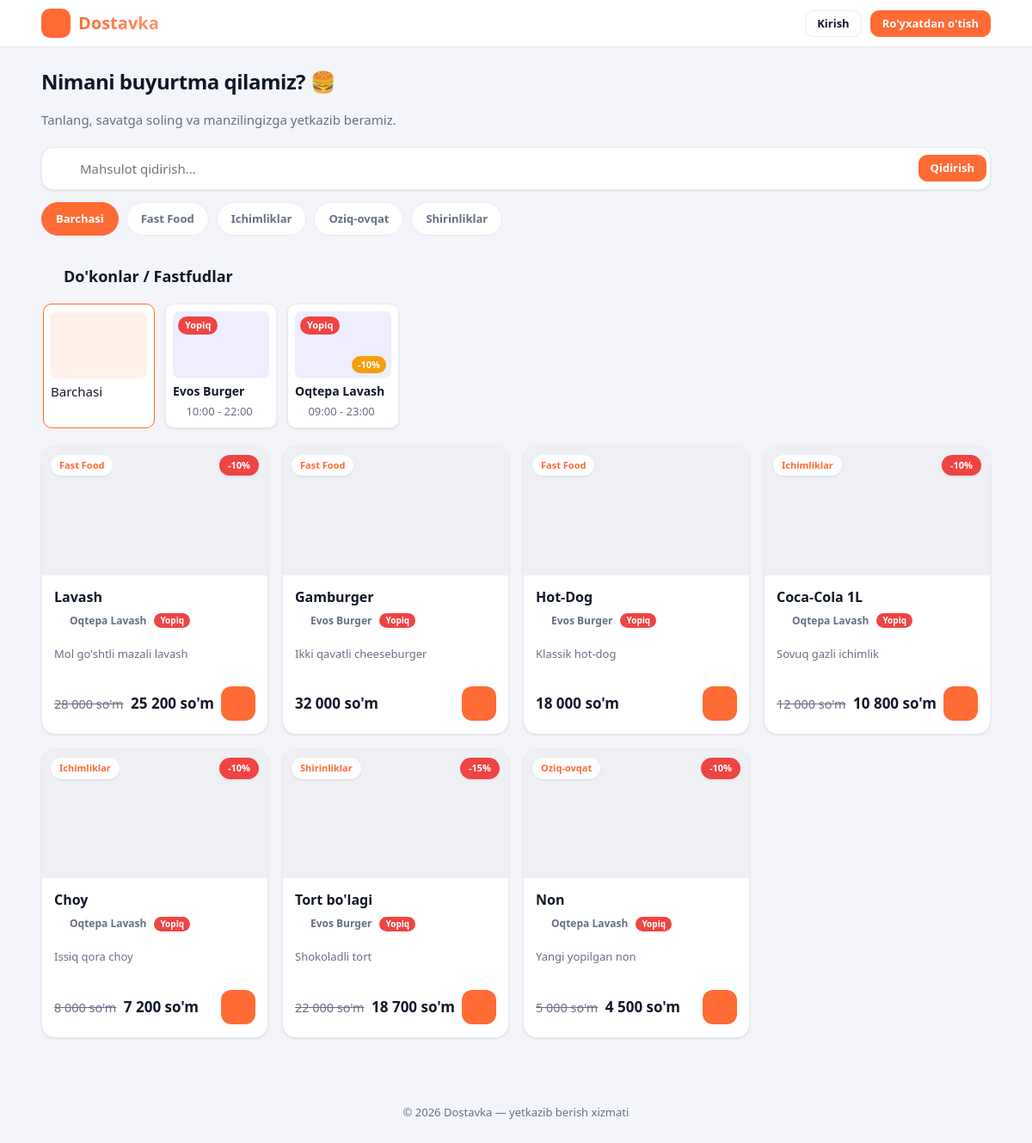
The page / on the database its author committed.
### tables this page shows
CREATE TABLE categories (
    id     INT AUTO_INCREMENT PRIMARY KEY,
    name   VARCHAR(100) NOT NULL,
    icon   VARCHAR(30)  NULL
);

CREATE TABLE stores (
    id               INT AUTO_INCREMENT PRIMARY KEY,
    owner_id         INT           NULL,
    name             VARCHAR(150)  NOT NULL,
    description      TEXT          NULL,
    image            VARCHAR(255)  NULL,
    logo             VARCHAR(255)  NULL,
    cover            VARCHAR(255)  NULL,
    theme_color      VARCHAR(9)    NOT NULL DEFAULT '#ff6b35',
    address          VARCHAR(255)  NULL,
    phone            VARCHAR(20)   NULL,
    lat              DECIMAL(10,7) NULL,
    lng              DECIMAL(10,7) NULL,
    open_time        TIME          NULL DEFAULT '09:00:00',
    close_time       TIME          NULL DEFAULT '22:00:00',
    work_days        VARCHAR(20)   NOT NULL DEFAULT '1,2,3,4,5,6,7',
    discount_percent DECIMAL(5,2)  NOT NULL DEFAULT 0,
    is_active        TINYINT(1)    NOT NULL DEFAULT 1,
    created_at       TIMESTAMP     NOT NULL DEFAULT CURRENT_TIMESTAMP,
    FOREIGN KEY (owner_id) REFERENCES users(id) ON DELETE SET NULL
);

CREATE TABLE products (
    id               INT AUTO_INCREMENT PRIMARY KEY,
    category_id      INT NULL,
    store_id         INT NULL,
    section_id       INT NULL,
    name             VARCHAR(150)   NOT NULL,
    description      TEXT           NULL,
    price            DECIMAL(12,2)  NOT NULL DEFAULT 0,
    discount_percent DECIMAL(5,2)   NOT NULL DEFAULT 0,
    image            VARCHAR(255)   NULL,
    is_available     TINYINT(1)     NOT NULL DEFAULT 1,
    created_at       TIMESTAMP      NOT NULL DEFAULT CURRENT_TIMESTAMP,
    FOREIGN KEY (category_id) REFERENCES categories(id)      ON DELETE SET NULL,
    FOREIGN KEY (store_id)    REFERENCES stores(id)          ON DELETE SET NULL,
    FOREIGN KEY (section_id)  REFERENCES store_sections(id)  ON DELETE SET NULL
);

### config/db.php (called while the page is built, shortened)
<?php
function db(): PDO
{
    static $pdo = null;
    if ($pdo instanceof PDO) {
        return $pdo;
    }
    $dsn = sprintf(
        'mysql:host=%s;port=%s;dbname=%s;charset=utf8mb4',
        DB_HOST, DB_PORT, DB_NAME
    );
    try {
        $pdo = new PDO($dsn, DB_USER, DB_PASS, [
            PDO::ATTR_ERRMODE            => PDO::ERRMODE_EXCEPTION,
            PDO::ATTR_DEFAULT_FETCH_MODE => PDO::FETCH_ASSOC,
            PDO::ATTR_EMULATE_PREPARES   => false,
        ]);
    } catch (PDOException $e) {
        error_log('DB connection error: ' . $e->getMessage());
        http_response_code(500);
        if (PHP_SAPI !== 'cli'
            && str_contains($_SERVER['HTTP_ACCEPT'] ?? '', 'application/json')) {
            header('Content-Type: application/json; charset=utf-8');
            echo json_encode(['ok' => false, 'error' => 'server_error']);
        } else {
            die('Server xatosi. Iltimos keyinroq urinib ko\'ring.');
        }
        exit;
    }
    return $pdo;
}

### index.php (the view, shortened to what this page needs)
<?php
require_once __DIR__ . '/includes/functions.php';
$catId = isset($_GET['cat']) ? (int)$_GET['cat'] : 0;
$storeId = isset($_GET['store']) ? (int)$_GET['store'] : 0;
$q     = trim($_GET['q'] ?? '');
$categories = db()->query('SELECT * FROM categories ORDER BY name')->fetchAll();
$stores = db()->query('SELECT * FROM stores WHERE is_active = 1 ORDER BY name')->fetchAll();
$sql    = 'SELECT p.*, c.name AS category, s.name AS store_name, s.discount_percent AS store_discount,
                  s.open_time, s.close_time, s.work_days, s.is_active AS store_active
           FROM products p
           LEFT JOIN categories c ON c.id = p.category_id
           LEFT JOIN stores s ON s.id = p.store_id
           WHERE p.is_available = 1';
$params = [];
$sql .= ' ORDER BY p.created_at DESC';
$stmt = db()->prepare($sql);
$stmt->execute($params);
$products = $stmt->fetchAll();
require __DIR__ . '/includes/header.php';
?>
<h1 class="page-title">Nimani buyurtma qilamiz? 🍔</h1>
<p class="page-sub">Tanlang, savatga soling va manzilingizga yetkazib beramiz.</p>
<form class="searchbar" method="get">
    <?= icon('search', 20) ?>
    <input type="text" name="q" value="<?= e($q) ?>" placeholder="Mahsulot qidirish...">
    <button class="btn primary sm" type="submit">Qidirish</button>
</form>
<div class="cat-scroll">
    <a class="cat-pill <?= $catId === 0 ? 'active' : '' ?>" href="/index.php<?= $q ? '?q='.urlencode($q) : '' ?>">Barchasi</a>
    <?php foreach ($categories as $c): ?>
        <a class="cat-pill <?= $catId === (int)$c['id'] ? 'active' : '' ?>"
           href="?cat=<?= $c['id'] ?><?= $q ? '&q='.urlencode($q) : '' ?>"><?= e($c['name']) ?></a>
    <?php endforeach; ?>
</div>
<?php if ($stores): ?>
<h2 class="sub"><?= icon('box',18) ?> Do'konlar / Fastfudlar</h2>
<div class="store-scroll">
    <a class="store-card <?= $storeId === 0 ? 'active' : '' ?>" href="/index.php">
        <div class="store-ic"><?= icon('list',22) ?></div>
        <span>Barchasi</span>
    </a>
    <?php foreach ($stores as $s):
        $open = store_is_open($s); ?>
        <a class="store-card" href="/store_view.php?id=<?= $s['id'] ?>">
            <div class="store-img" style="background-image:url('<?= e($s['logo'] ?: $s['image'] ?: 'https://via.placeholder.com/120?text=Do%27kon') ?>')">
                <span class="store-status <?= $open ? 'open' : 'closed' ?>"><?= $open ? 'Ochiq' : 'Yopiq' ?></span>
                <?php if ($s['discount_percent'] > 0): ?><span class="store-disc">-<?= (float)$s['discount_percent'] ?>%</span><?php endif; ?>
            </div>
            <strong><?= e($s['name']) ?></strong>
            <span class="muted small"><?= icon('clock',12) ?> <?= e(store_hours_label($s)) ?></span>
        </a>
    <?php endforeach; ?>
</div>
<?php endif; ?>
<div class="grid">
    <?php foreach ($products as $p):
        $disc = max((float)($p['discount_percent'] ?? 0), (float)($p['store_discount'] ?? 0));
        $finalPrice = discounted_price($p['price'], $disc);
        $storeOpen = $p['store_id'] ? store_is_open([
            'is_active'  => $p['store_active'] ?? 1,
            'open_time'  => $p['open_time'] ?? null,
            'close_time' => $p['close_time'] ?? null,
            'work_days'  => $p['work_days'] ?? '1,2,3,4,5,6,7',
        ]) : true;
    ?>
        <div class="card product">
            <div class="product-img" style="background-image:url('<?= e($p['image'] ?: 'https://via.placeholder.com/400x300?text=Mahsulot') ?>')">
                <span class="chip"><?= e($p['category'] ?? 'Boshqa') ?></span>
                <?php if ($disc > 0): ?><span class="chip disc">-<?= (float)$disc ?>%</span><?php endif; ?>
            </div>
            <div class="product-body">
                <h3><?= e($p['name']) ?></h3>
                <?php if ($p['store_name']): ?>
                    <p class="store-tag"><?= icon('box',13) ?> <?= e($p['store_name']) ?>
                        <?php if (!$storeOpen): ?><span class="tag closed-tag">Yopiq</span><?php endif; ?>
                    </p>
                <?php endif; ?>
                <p class="muted small"><?= e($p['description']) ?></p>
                <div class="product-foot">
                    <span class="price">
                        <?php if ($disc > 0): ?>
                            <span class="old-price"><?= money($p['price']) ?></span>
                        <?php endif; ?>
                        <?= money($finalPrice) ?>
                    </span>
                    <?php if (is_logged_in()): ?>
                        <button class="add-btn js-add" type="button" data-product-id="<?= $p['id'] ?>" <?= $storeOpen ? '' : 'disabled title="Do\'kon yopiq"' ?> title="Savatga"><?= icon('plus', 20) ?></button>
                    <?php else: ?>
                        <a class="add-btn" href="/login.php" title="Kirish"><?= icon('plus', 20) ?></a>
                    <?php endif; ?>
                </div>
            </div>
        </div>
    <?php endforeach; ?>
</div>
<?php require __DIR__ . '/includes/footer.php'; ?>

### includes/header.php (shortened to what this page needs)
<?php
require_once __DIR__ . '/functions.php';
$u = current_user();
$cur = $_SERVER['PHP_SELF'] ?? '';
$navItems = [];
?>
<!DOCTYPE html>
<html lang="uz">
<head>
    <link rel="stylesheet" href="/assets/css/style.css">
</head>
<body class="<?= $u ? 'role-' . e($u['role']) : 'guest' ?>">
<header class="topbar">
    <div class="topbar-inner">
        <a class="brand" href="<?= $u ? role_home($u['role']) : '/index.php' ?>">
            <span class="brand-logo"><?= icon('truck', 20) ?></span>
            <span>Dostavka</span>
        </a>
        <?php if ($u): ?>
            <nav class="nav-desktop">
                <?php foreach ($navItems as $it): ?>
                    <a href="<?= e($it[0]) ?>" class="<?= str_contains($cur, ltrim($it[0], '/')) ? 'active' : '' ?>">
                        <?= icon($it[1], 18) ?><span><?= e($it[2]) ?></span>
                        <?php if ($it[1] === 'cart'): ?>
                            <i class="dot cart-badge" <?= empty($it[3]) ? 'style="display:none"' : '' ?>><?= (int)($it[3] ?? 0) ?></i>
                        <?php elseif (!empty($it[3])): ?><i class="dot"><?= (int)$it[3] ?></i><?php endif; ?>
                    </a>
                <?php endforeach; ?>
            </nav>
            <div class="topbar-right">
                <?php if ($u['role'] === 'courier'): ?>
                    <a class="balance-pill" href="/courier/balance.php" title="Balans">
                        <?= icon('wallet', 16) ?> <?= number_format((float)$u['balance'], 0, '.', ' ') ?>
                    </a>
                <?php endif; ?>
                <span class="user-chip"><?= icon('user', 15) ?> <?= e($u['name']) ?></span>
                <a class="icon-btn" href="/logout.php" title="Chiqish"><?= icon('logout', 18) ?></a>
            </div>
        <?php else: ?>
            <div class="topbar-right">
                <a class="btn ghost sm" href="/login.php">Kirish</a>
                <a class="btn primary sm" href="/register.php">Ro'yxatdan o'tish</a>
            </div>
        <?php endif; ?>
    </div>
</header>
<main class="container">

### includes/functions.php (shortened to what this page needs)
<?php
require_once __DIR__ . '/../config/db.php';
function e(?string $v): string
{
    return htmlspecialchars((string)$v, ENT_QUOTES, 'UTF-8');
}
function money($v): string
{
    return number_format((float)$v, 0, '.', ' ') . " so'm";
}
function current_user(): ?array
{
    if (empty($_SESSION['user_id'])) {
        return null;
    }
    static $user = null;
    return $user;
}
function is_logged_in(): bool
{
    return current_user() !== null;
}
function discounted_price($price, $discountPercent): float
{
    $price = (float)$price;
    $pct   = max(0, min(100, (float)$discountPercent));
    return round($price * (1 - $pct / 100), -2);
}
function store_is_open(array $store, ?int $ts = null): bool
{
    $ts   = $ts ?? time();
    $dow  = (int)date('N', $ts);
    $days = array_filter(array_map('intval', explode(',', (string)($store['work_days'] ?? '1,2,3,4,5,6,7'))));
    $open  = $store['open_time']  ?? null;
    $close = $store['close_time'] ?? null;
    $now = date('H:i:s', $ts);
    if ($close > $open) {
        return $now >= $open && $now <= $close;
    }
    return $now >= $open || $now <= $close;
}
function store_hours_label(array $store): string
{
    $o = substr((string)($store['open_time']  ?? ''), 0, 5);
    $c = substr((string)($store['close_time'] ?? ''), 0, 5);
    return $o . ' - ' . $c;
}
function icon(string $name, int $size = 22): string
{
    $p = $paths[$name] ?? $paths['box'];
    return '<svg class="ic" width="' . $size . '" height="' . $size . '" viewBox="0 0 24 24" '
         . 'fill="none" stroke="currentColor" stroke-width="2" stroke-linecap="round" '
         . 'stroke-linejoin="round" aria-hidden="true">' . $p . '</svg>';
}

### includes/footer.php (shortened to what this page needs)
</main>
<footer class="footer">
    <p>© <?= date('Y') ?> Dostavka — yetkazib berish xizmati</p>
</footer>
</body>
</html>

### rows shown on the page
categories: name "Fast Food"
categories: name "Ichimliklar"
categories: name "Oziq-ovqat"
categories: name "Shirinliklar"
stores: shows "Yopiq", name "Evos Burger", $size 12 (drawn), store_hours_label($s) "10:00 - 22:00"
stores: shows "Yopiq", discount_percent "10", name "Oqtepa Lavash", $size 12 (drawn), store_hours_label($s) "09:00 - 23:00"
products: category.name "Fast Food", discount_percent.discount_percent "10", name "Lavash", $size 13 (drawn), store.name "Oqtepa Lavash", shows "Yopiq", description "Mol go'shtli mazali lavash", price "28 000 so'm", money($finalPrice) "25 200 so'm"
products: category.name "Fast Food", name "Gamburger", $size 13 (drawn), store.name "Evos Burger", shows "Yopiq", description "Ikki qavatli cheeseburger", money($finalPrice) "32 000 so'm"
products: category.name "Fast Food", name "Hot-Dog", $size 13 (drawn), store.name "Evos Burger", shows "Yopiq", description "Klassik hot-dog", money($finalPrice) "18 000 so'm"
products: category.name "Ichimliklar", discount_percent.discount_percent "10", name "Coca-Cola 1L", $size 13 (drawn), store.name "Oqtepa Lavash", shows "Yopiq", description "Sovuq gazli ichimlik", price "12 000 so'm", money($finalPrice) "10 800 so'm"
products: category.name "Ichimliklar", discount_percent.discount_percent "10", name "Choy", $size 13 (drawn), store.name "Oqtepa Lavash", shows "Yopiq", description "Issiq qora choy", price "8 000 so'm", money($finalPrice) "7 200 so'm"
products: category.name "Shirinliklar", discount_percent.discount_percent "15", name "Tort bo'lagi", $size 13 (drawn), store.name "Evos Burger", shows "Yopiq", description "Shokoladli tort", price "22 000 so'm", money($finalPrice) "18 700 so'm"
products: category.name "Oziq-ovqat", discount_percent.discount_percent "10", name "Non", $size 13 (drawn), store.name "Oqtepa Lavash", shows "Yopiq", description "Yangi yopilgan non", price "5 000 so'm", money($finalPrice) "4 500 so'm"
